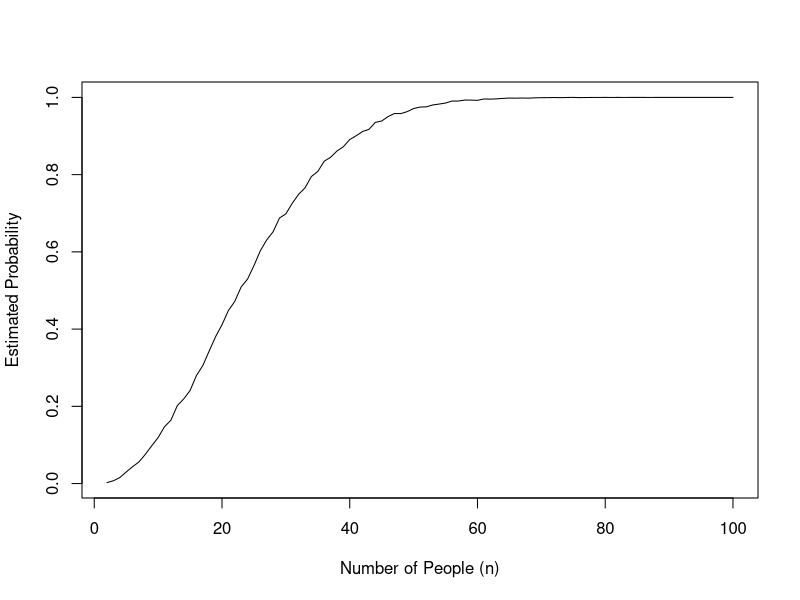

Write R code to recreate this figure.
#ques1(a)
num_gold <- 20
num_silver <- 30
num_bronze <- 50
coin_types <- c(rep("Gold", num_gold), rep("Silver", num_silver), rep("Bronze", num_bronze))
num_draws <- 10
sample_space <- sample(coin_types, num_draws, replace = FALSE)
print(sample_space)

#ques1(b)
outcomes <- c("Success", "Failure")
probabilities <- c(0.9, 0.1)
num_procedures <- 10
sample_space <- sample(outcomes, num_procedures, prob = probabilities, replace = TRUE)
print(sample_space)

#ques2
# Number of simulations
num_simulations <- 10000

# Number of days in a year
days_in_year <- 365

# Vector to store the estimated probabilities
estimated_probs <- numeric()

# Loop through different values of n
for (n in 2:100) {
  matching_birthday_count <- 0
  
  for (sim in 1:num_simulations) {
    birthdays <- sample(1:days_in_year, n, replace = TRUE)
    
    if (any(duplicated(birthdays))) {
      matching_birthday_count <- matching_birthday_count + 1
    }
  }
  
  estimated_prob <- matching_birthday_count / num_simulations
  estimated_probs <- c(estimated_probs, estimated_prob)
}

# Plot the results
plot(2:100, estimated_probs, type = "l", xlab = "Number of People (n)", ylab = "Estimated Probability")

#ques3
conditional_probability <- function(A_given_B,B,A) {
  return (A_given_B*B/A)
}

p_cloudy <- 0.4
p_rain <- 0.2
p_cloudy_given_rain <- 0.85
p_rain_given_cloudy <- conditional_probability(p_cloudy_given_rain,p_rain,p_cloudy)
print(p_rain_given_cloudy)

#ques4
data("iris")
head(iris) # prints first 6 rows
str(iris) # prints structure of database 

range_sepal_length <- range(iris$Sepal.Length)
cat("Range of Sepal Length:", range_sepal_length, "\n")

mean_sepal_length <- mean(iris$Sepal.Length)
cat("Mean Sepal Length:", mean_sepal_length, "\n")

median_sepal_length <- median(iris$Sepal.Length)
cat("Median Sepal Length:", median_sepal_length, "\n")

quartiles_sepal_length <- quantile(iris$Sepal.Length, c(0.25, 0.75))
iqr_sepal_length <- quartiles_sepal_length[2] - quartiles_sepal_length[1]
cat("First Quartile:", quartiles_sepal_length[1], "\n")
cat("Third Quartile:", quartiles_sepal_length[2], "\n")
cat("Interquartile Range:", iqr_sepal_length, "\n")

sd_sepal_length <- sd(iris$Sepal.Length)
var_sepal_length <- var(iris$Sepal.Length)
cat("Standard Deviation:", sd_sepal_length, "\n")
cat("Variance:", var_sepal_length, "\n")

summary(iris)

#ques5
calculate_mode <- function(data) {
  unique_values <- unique(data)
  frequencies <- tabulate(match(data, unique_values))
  
  mode_index <- which.max(frequencies)
  mode_value <- unique_values[mode_index]
  
  return(mode_value)
}

data_vector <- c(2, 4, 6, 4, 8, 4, 10, 6)
mode_result <- calculate_mode(data_vector)
cat("Mode:", mode_result, "\n")
